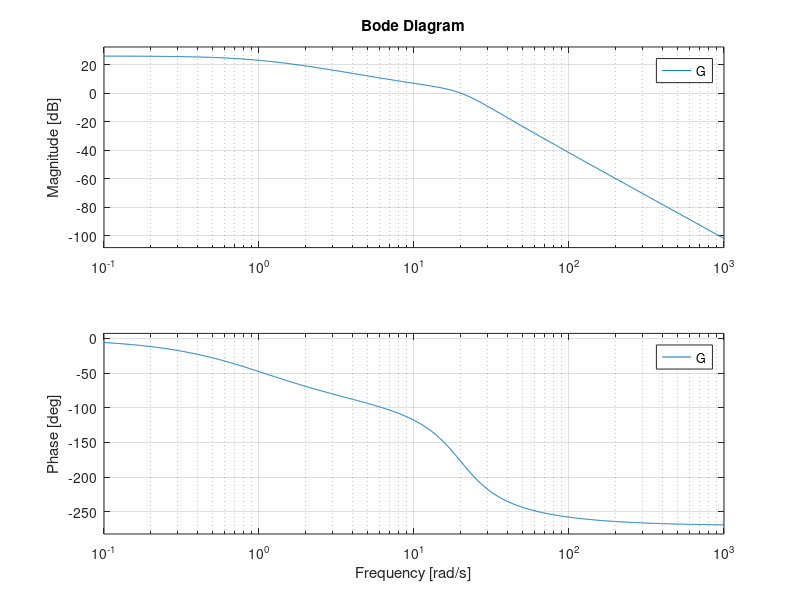
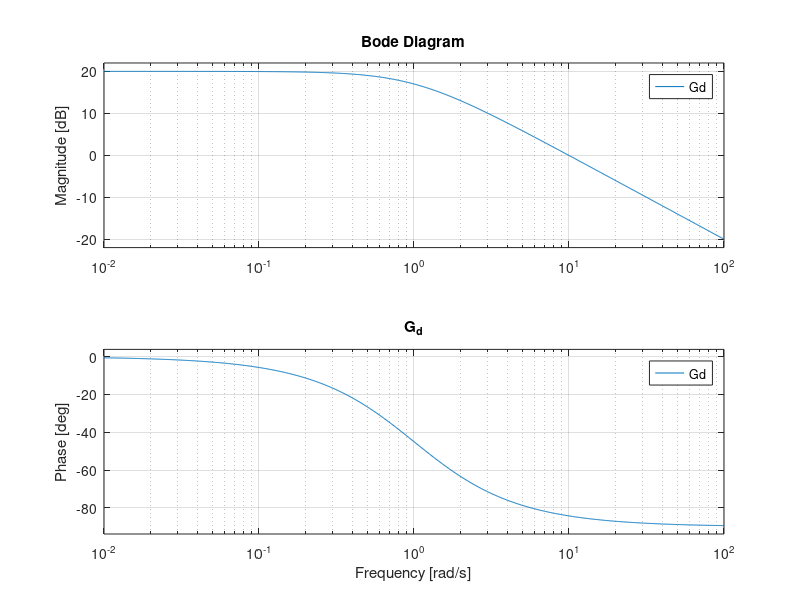
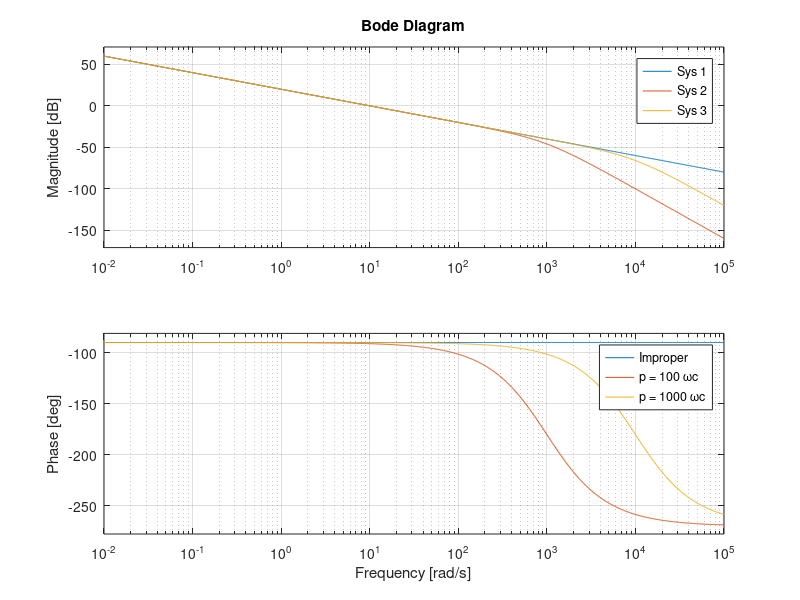

The MATLAB source for these figures, in order: (Note: this script raises an error after producing the figures.)
%% Task 4.2.1
% for which frew is control action needed? 
clear all
close all
s = tf('s');
G = 20/((s + 1)*((s/20)^2+s/20 + 1));
figure; bode(G); grid on 
Gd = 10/(s + 1);
figure;  bode(Gd); title('G_d'); grid on
wc = 9.95; % rad/s avlest fran bode av G

Fy = 1/G*wc/s

p0 = 100*wc;
p1 = 1000*wc;

Fy0 = p0*p0*Fy/((s+p0)^2);
Fy1 = p1*p1*Fy/((s+p1)^2);


figure; bode(Fy*G,Fy0*G,Fy1*G); grid on; 
legend('Improper','p = 100 \omegac','p = 1000 \omegac'); 
lines = findobj(gcf,'Type','Line');
for i = 1:numel(lines)
  lines(i).LineWidth = 2.0;
end

figure(3); step(1/(1+Fy*G)*Gd, 1/(1+Fy0*G)*Gd,1/(1+Fy1*G)*Gd);
legend('Improper','p = 100 \omegac','p = 1000 \omegac'); 
lines = findobj(gcf,'Type','Line');
for i = 1:numel(lines)
  lines(i).LineWidth = 2.0;
end
%%
% we want abs(1/(1+Fy*G)*Gd) < 1
figure(4); bodemag( 1/(1+Fy0*G)*Gd,1/(1+Fy1*G)*Gd); legend('p = 100 \omegac','p = 1000 \omegac'); title('Closed loop < 1')
% we want |L|>|G_d| at frec in 0<wc
figure(5); bodemag(Fy0*G,Fy1*G,'r-.',Gd,'k.-.',[1,wc])
lines = findobj(gcf,'Type','Line');
for i = 1:numel(lines)
  lines(i).LineWidth = 2.0;
end
legend('L p = 100 \omegac','L p = 1000 \omegac', 'G_d'); title('abs(L) > abs(Gd) ');

%% 
wi = 8; % best performance! compared to 7 and 10 
figure(6); clf; hold on
for wi = [10,12,14]
    Fy = (s + wi)/s*1/G*Gd %% which is improper so we add two poles
    Fy2 = (s + wi)/s*1/G*Gd/((s+p1)^2)*p1^2
    step(1/(1+Fy2*G)*Gd);
end
legend('\omega_I = 10','\omega_I = 12','\omega_I = 14'); grid on;
lines = findobj(gcf,'Type','Line');
for i = 1:numel(lines)
  lines(i).LineWidth = 1.5;
end